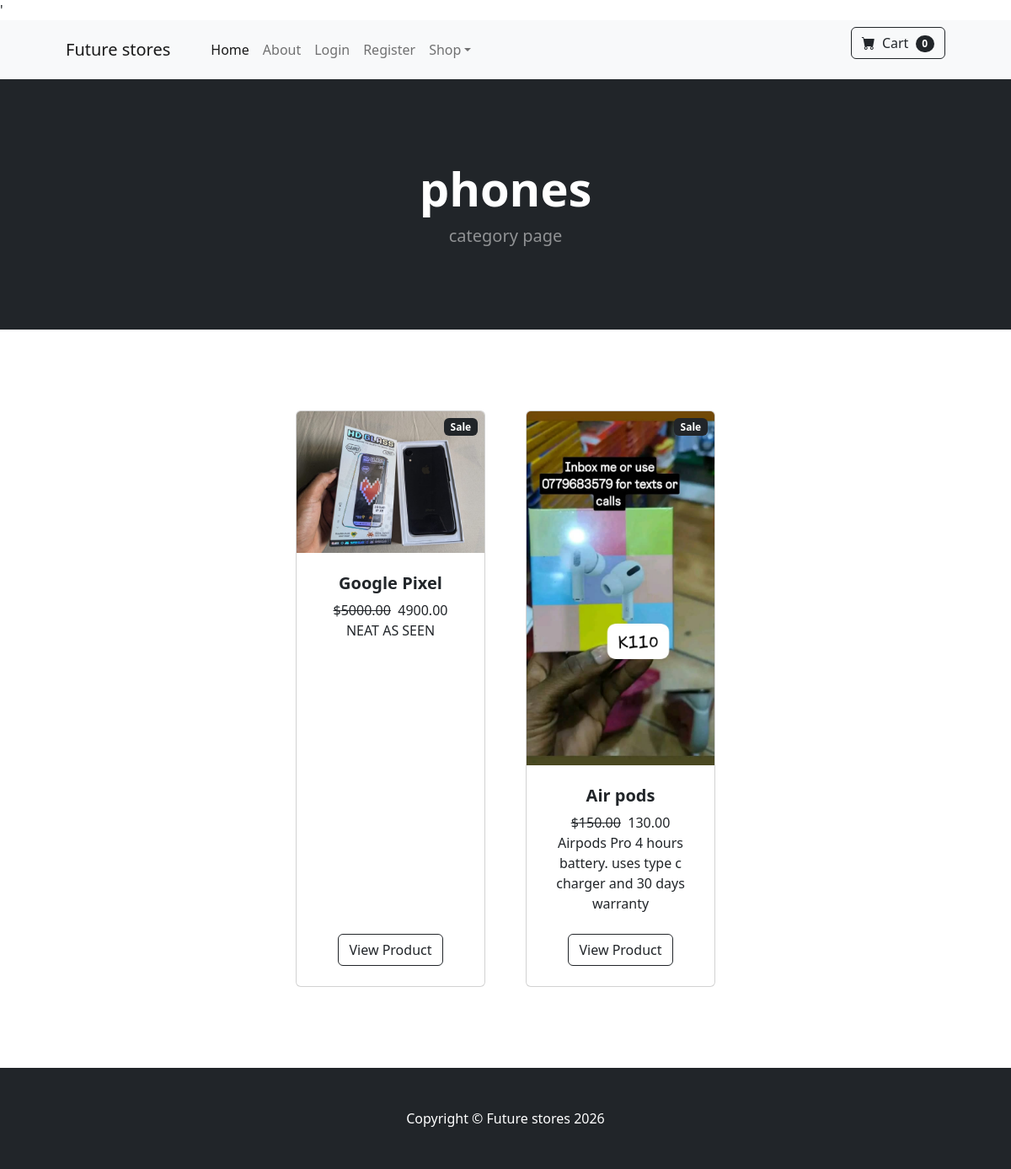
Before: /category/phones/ with the older database file.
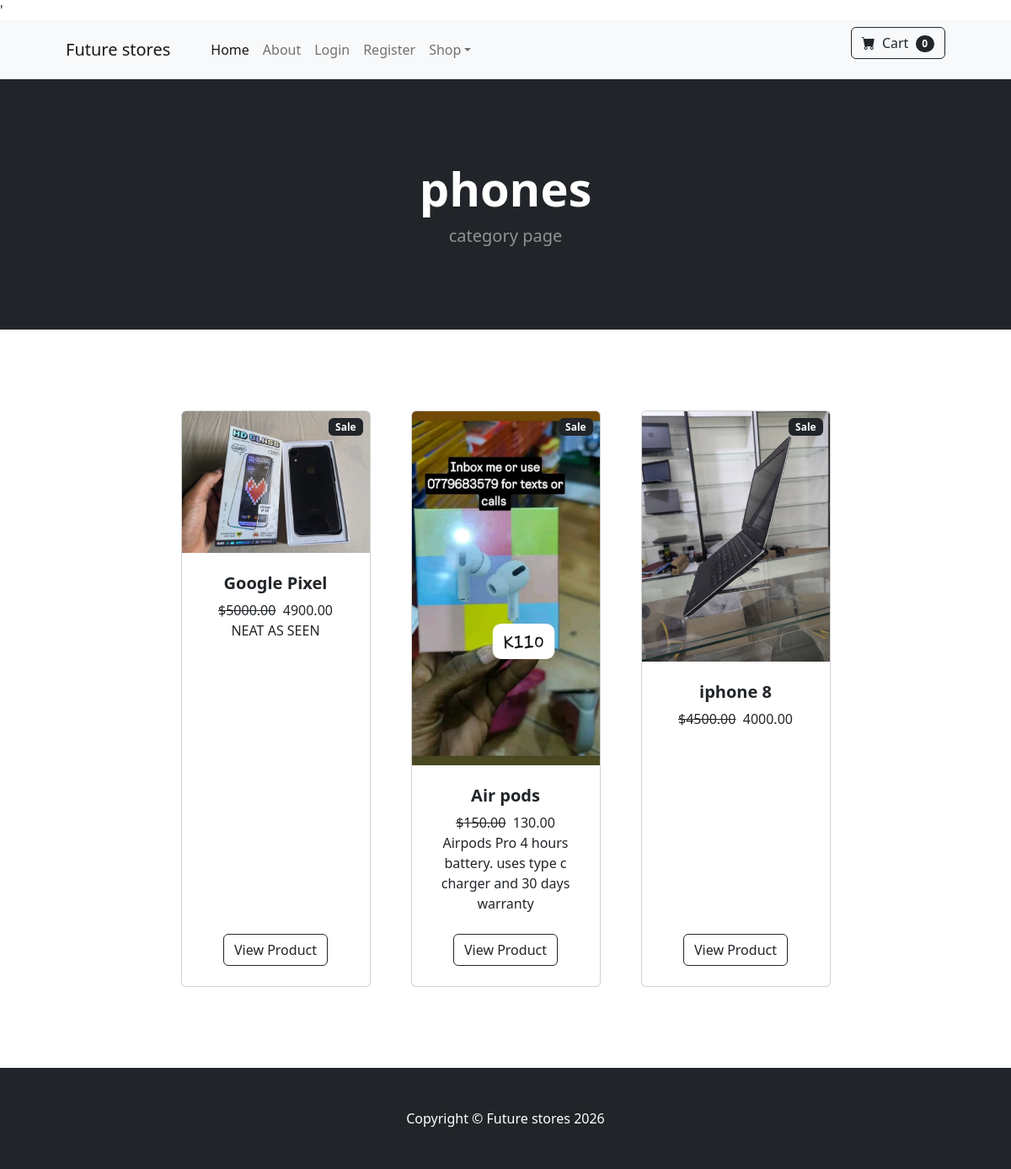
After: the same page with the newer database file.
### store/models.py (models this page shows, shortened)
class Product(models.Model):
    name= models.CharField(max_length= 50)
    price= models.DecimalField( decimal_places=2, max_digits=10)
    category= models.ForeignKey(Category, on_delete=models.CASCADE)
    description= models.CharField(max_length=250, blank=True)
    image= models.ImageField(upload_to='uploads/product/')
    is_sale= models.BooleanField(default=False)
    sale_price= models.DecimalField(default=0, decimal_places=2, max_digits=6)

### store/views.py (the view)
# urls.py: path('category/<str:foo>/', views.category_view, name= 'category'),
def category_view(request, foo):
    foo = foo.replace('-', ' ')  # convert URL slug to name
    try:
        category = Category.objects.get(name__iexact=foo)
        products = Product.objects.filter(category=category)
        return render(request, 'category.html', {
            'category': category,
            'products': products
        })
    except Category.DoesNotExist:
        messages.error(request, 'Category does not exist')
        return redirect('home')

### cart/context_processors.py (called while the page is built)
def cart(request):
    return {
        'cart': Cart(request)
    }

### store/models.py (called while the page is built)
    def __str__(self):
        return self.name

### store/templates/category.html (shortened to what this page needs)
'{% extends 'base.html' %}
{% load static %}
{% block content %}
        <header class="bg-dark py-5">
            <div class="container px-4 px-lg-5 my-5">
                <div class="text-center text-white">
                    <h1 class="display-4 fw-bolder">{{category}}</h1>
                    <p class="lead fw-normal text-white-50 mb-0">category page</p>
                </div>
            </div>
        </header>
        <section class="py-5">
            <div class="container px-4 px-lg-5 mt-5">
                <div class="row gx-4 gx-lg-5 row-cols-2 row-cols-md-3 row-cols-xl-4 justify-content-center">
                    {% for product in products %}
                    {% if product.is_sale%}
                     <div class="col mb-5">
                        <div class="card h-100">
                            <div class="badge bg-dark text-white position-absolute"
                                style="top: 0.5rem; right: 0.5rem; ">Sale</div>
                            <img class="card-img-top" src="{{product.image.url}}" alt="..." />
                            <div class="card-body p-4">
                                <div class="text-center">
                                    <h5 class="fw-bolder">{{product.name}}</h5>
                                     <strike> ${{product.price}}</strike>&nbsp; {{product.sale_price}}
                                    <br>
                                    {{product.description}}
                                </div>
                            </div>
                            <div class="card-footer p-4 pt-0 border-top-0 bg-transparent">
                                <div class="text-center"><a class="btn btn-outline-dark mt-auto" href="{% url 'product' product.id %}">View Product</a></div>
                            </div>
                        </div>
                    </div>
                        {% endif %}
                    {% endfor %}
                </div>
            </div>
        </section>
{% endblock %}

Changed rows visible on the page:
added Product: image (picture), name "iphone 8", price "4500.00", sale_price "4000.00"
